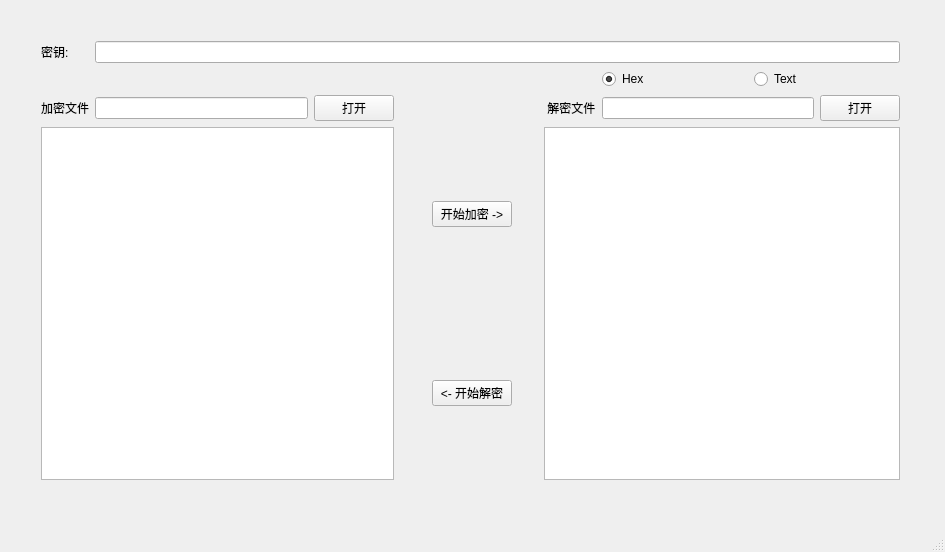
<?xml version="1.0" encoding="UTF-8"?>
<ui version="4.0">
 <class>MainWindow</class>
 <widget class="QMainWindow" name="MainWindow">
  <property name="geometry">
   <rect>
    <x>0</x>
    <y>0</y>
    <width>945</width>
    <height>552</height>
   </rect>
  </property>
  <property name="windowTitle">
   <string>DES-cbc</string>
  </property>
  <widget class="QWidget" name="centralWidget">
   <widget class="QWidget" name="gridLayoutWidget">
    <property name="geometry">
     <rect>
      <x>30</x>
      <y>30</y>
      <width>881</width>
      <height>461</height>
     </rect>
    </property>
    <layout class="QGridLayout" name="gridLayout">
     <item row="0" column="0">
      <widget class="QLabel" name="label_3">
       <property name="text">
        <string>密钥:</string>
       </property>
      </widget>
     </item>
     <item row="2" column="2">
      <widget class="QPushButton" name="pushButton">
       <property name="text">
        <string>打开</string>
       </property>
      </widget>
     </item>
     <item row="2" column="1">
      <widget class="QLineEdit" name="lineEdit"/>
     </item>
     <item row="2" column="9">
      <widget class="QPushButton" name="pushButton_2">
       <property name="text">
        <string>打开</string>
       </property>
      </widget>
     </item>
     <item row="2" column="8">
      <widget class="QLineEdit" name="lineEdit_2"/>
     </item>
     <item row="2" column="7">
      <widget class="QLabel" name="label_2">
       <property name="text">
        <string> 解密文件</string>
       </property>
      </widget>
     </item>
     <item row="3" column="7" rowspan="4" colspan="3">
      <widget class="QPlainTextEdit" name="plainTextEdit_2">
       <property name="readOnly">
        <bool>true</bool>
       </property>
      </widget>
     </item>
     <item row="3" column="0" rowspan="4" colspan="3">
      <widget class="QPlainTextEdit" name="plainTextEdit">
       <property name="readOnly">
        <bool>true</bool>
       </property>
      </widget>
     </item>
     <item row="2" column="0">
      <widget class="QLabel" name="label">
       <property name="text">
        <string>加密文件</string>
       </property>
      </widget>
     </item>
     <item row="5" column="5" rowspan="2">
      <widget class="QPushButton" name="pushButton_5">
       <property name="text">
        <string>&lt;- 开始解密</string>
       </property>
      </widget>
     </item>
     <item row="3" column="5" rowspan="2">
      <widget class="QPushButton" name="pushButton_4">
       <property name="text">
        <string>开始加密 -&gt;</string>
       </property>
      </widget>
     </item>
     <item row="1" column="8" colspan="2">
      <layout class="QHBoxLayout" name="horizontalLayout">
       <property name="spacing">
        <number>6</number>
       </property>
       <item>
        <widget class="QRadioButton" name="radioButton_2">
         <property name="text">
          <string>Hex</string>
         </property>
         <property name="checked">
          <bool>true</bool>
         </property>
        </widget>
       </item>
       <item>
        <widget class="QRadioButton" name="radioButton">
         <property name="text">
          <string>Text</string>
         </property>
        </widget>
       </item>
      </layout>
     </item>
     <item row="0" column="1" colspan="9">
      <widget class="QLineEdit" name="lineEdit_3"/>
     </item>
     <item row="2" column="6" rowspan="5">
      <spacer name="verticalSpacer">
       <property name="orientation">
        <enum>Qt::Vertical</enum>
       </property>
       <property name="sizeHint" stdset="0">
        <size>
         <width>20</width>
         <height>40</height>
        </size>
       </property>
      </spacer>
     </item>
     <item row="2" column="3" rowspan="5">
      <spacer name="verticalSpacer_2">
       <property name="orientation">
        <enum>Qt::Vertical</enum>
       </property>
       <property name="sizeHint" stdset="0">
        <size>
         <width>20</width>
         <height>40</height>
        </size>
       </property>
      </spacer>
     </item>
    </layout>
   </widget>
  </widget>
  <widget class="QMenuBar" name="menuBar">
   <property name="geometry">
    <rect>
     <x>0</x>
     <y>0</y>
     <width>945</width>
     <height>30</height>
    </rect>
   </property>
  </widget>
  <widget class="QStatusBar" name="statusBar"/>
 </widget>
 <layoutdefault spacing="6" margin="11"/>
 <resources/>
 <connections/>
</ui>
